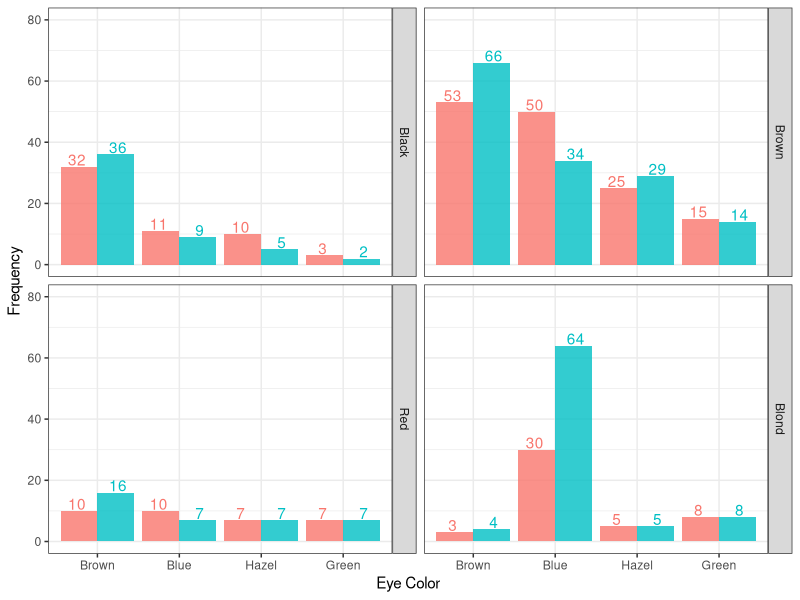
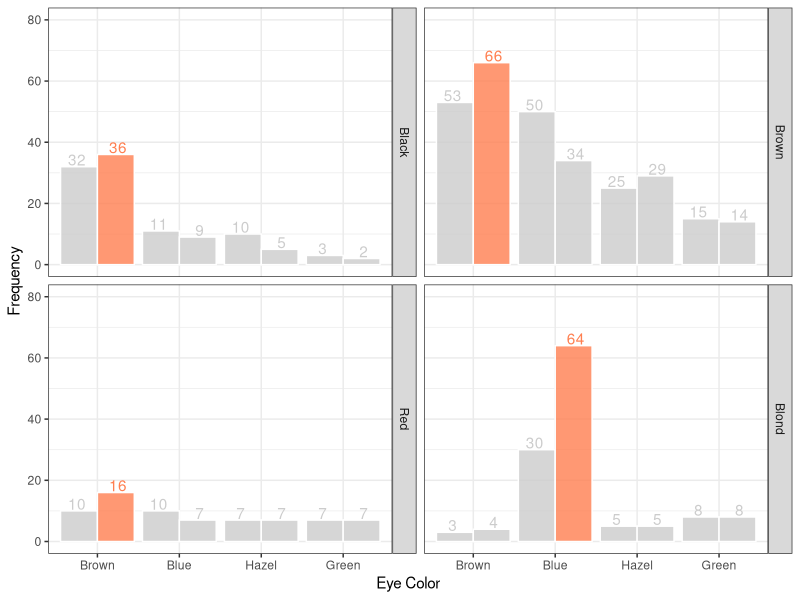
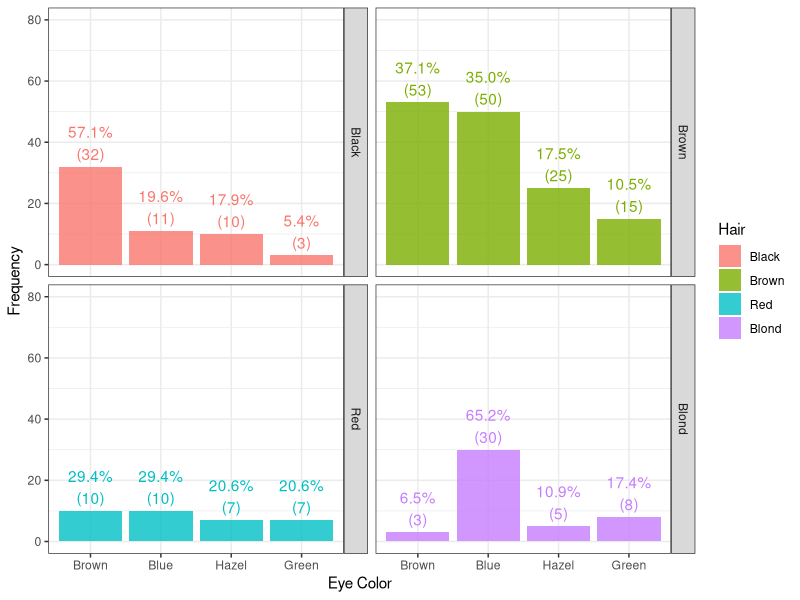
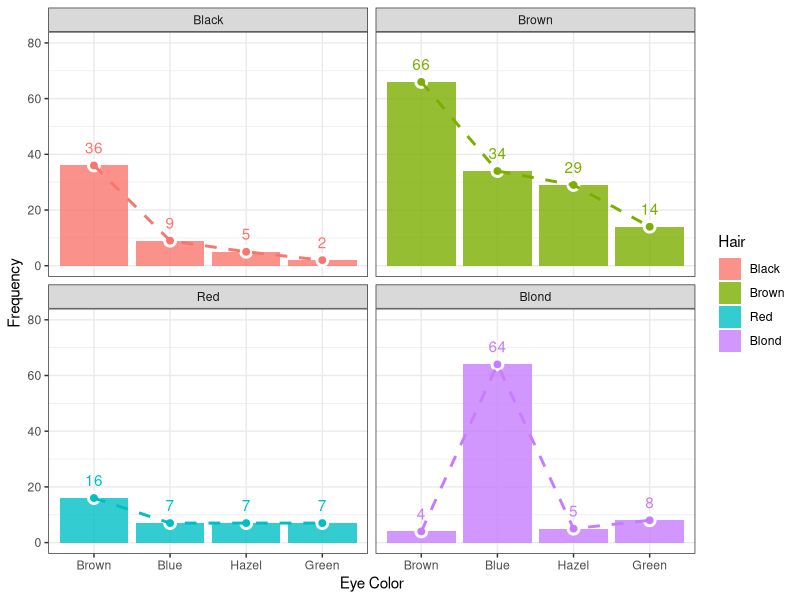
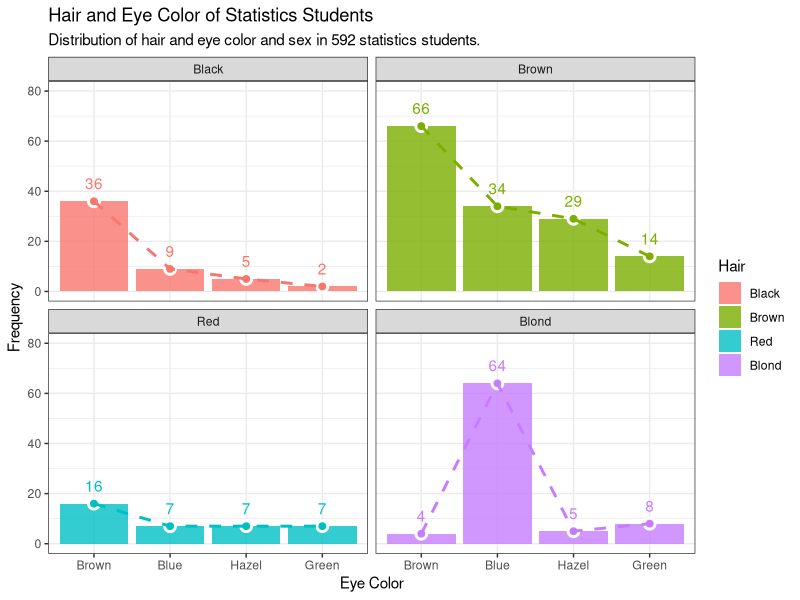

The R script that drew these images, in order:
## ---- chunk 1
graphics.off()
rm(list = ls())
gc()
## ---- chunk 2
library(tidyverse)
library(scales)

## ---- chunk 3
head(HairEyeColor)

## ---- chunk 4
df <- as.data.frame.table(HairEyeColor)
df

## ---- chunk 5
df |> 
  ggplot(aes(x = Eye, y = Freq, fill = Sex, label = Freq)) +
  geom_col(alpha = 0.8, position = "dodge", show.legend = FALSE) +
  geom_text(aes(color = Sex, group = Sex), position = position_dodge(width = 1), vjust = -0.1, show.legend = FALSE) +
  labs(x = "Eye Color", y = "Frequency") +
  facet_wrap(~ Hair, strip.position = c("right")) +
  scale_y_continuous(limits = c(0,80), breaks = seq(0,80,20)) +
  theme_bw()

## ---- chunk 6
df |> 
  group_by(Hair) |> 
  mutate(Chk = max(Freq) == Freq) |> 
  ggplot(aes(x = Eye, y = Freq, label = Freq, group = Sex)) +
  geom_col(aes(fill = Chk), color = "white", alpha = 0.8, position = "dodge", show.legend = FALSE) +
  geom_text(aes(color = Chk, group = Sex), position = position_dodge(width = 1), vjust = -0.1, show.legend = FALSE) +
  labs(x = "Eye Color", y = "Frequency") +
  facet_wrap(~ Hair, strip.position = c("right")) +
  scale_y_continuous(limits = c(0,80), breaks = seq(0,80,20)) +
  scale_fill_manual(values = c("gray80","coral")) +
  scale_color_manual(values = c("gray80", "coral")) +
  theme_bw()

## ---- chunk 7
df |> 
  filter(Sex == "Male") |> 
  group_by(Hair) |> 
  mutate(Ratio = Freq / sum(Freq)) |> 
  ggplot(aes(x = Eye, y = Freq, fill = Hair, label = Ratio)) +
  geom_col(alpha = 0.8) +
  # geom_text(aes(label = paste(round(Ratio*100,1), "%"), color = Hair), vjust = -0.1) +
  geom_text(aes(label = paste0(scales::percent(round(Ratio,3)),"\n","(",Freq,")"), color = Hair), 
            vjust = -0.2, hjust = 0.5, show.legend = FALSE) +
  labs(x = "Eye Color", y = "Frequency") +
  facet_wrap(~ Hair, strip.position = c("right")) +
  scale_y_continuous(limits = c(0,80), breaks = seq(0,80,20)) +
  theme_bw()
  
## ---- chunk 8
df |> 
  filter(Sex == "Female") |> 
  ggplot(aes(x = Eye, y = Freq, fill = Hair, label = Freq)) +
  geom_col(alpha = 0.8) +
  geom_point(color = "white", size = 4, show.legend = FALSE) +
  geom_point(aes(color = Hair), size = 2, show.legend = FALSE) +
  geom_path(aes(group = Hair, color = Hair), lty = 2, linewidth = 1, show.legend = FALSE) +
  geom_text(aes(color = Hair), vjust = -1.0, show.legend = FALSE) +
  labs(x = "Eye Color", y = "Frequency") +
  facet_wrap(~ Hair) +
  scale_y_continuous(limits = c(0,80), breaks = seq(0,80,20)) +
  theme_bw()

## ---- chunk 9
df |> 
  filter(Sex == "Female") |> 
  ggplot(aes(x = Eye, y = Freq, fill = Hair, label = Freq)) +
  geom_col(alpha = 0.8) +
  geom_point(color = "white", size = 4, show.legend = FALSE) +
  geom_point(aes(color = Hair), size = 2, show.legend = FALSE) +
  geom_path(aes(group = Hair, color = Hair), lty = 2, linewidth = 1, show.legend = FALSE) +
  geom_text(aes(color = Hair), vjust = -1.0, show.legend = FALSE) +
  labs(title = "Hair and Eye Color of Statistics Students",
       subtitle = "Distribution of hair and eye color and sex in 592 statistics students.", 
       x = "Eye Color", y = "Frequency") +
  facet_wrap(~ Hair) +
  scale_y_continuous(limits = c(0,80), breaks = seq(0,80,20)) +
  theme_bw()

